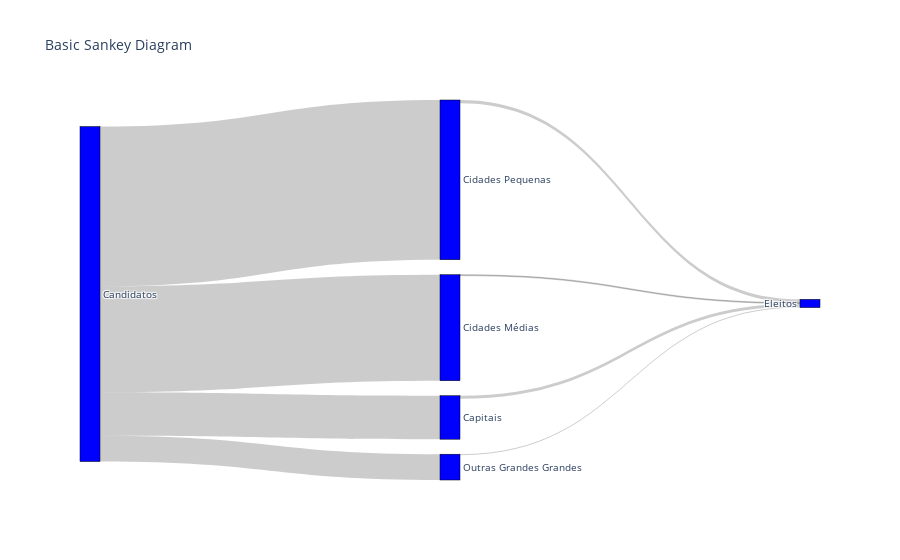

Notebook source saved alongside this figure:
### Code cell
fig = go.Figure(data=[go.Sankey(
    node = dict(
      pad = 15,
      thickness = 20,
      line = dict(color = "black", width = 0.5),
      label = ["Candidatos", "Capitais", "Outras Grandes Grandes", "Cidades Médias", "Cidades Pequenas",
               "Eleitos"],
      color = "blue"
    ),
    link = dict(
      source = [0, 0, 0, 0, 1, 2, 3, 4],
      target = [1, 2, 3, 4, 5, 5, 5, 5],
      value = [433, 257, 1056, 1591, 30, 10, 9, 33]
  ))])

fig.update_layout(title_text="Basic Sankey Diagram", font_size=10)
fig.show()

### Figure 1 — Plotly figure (JSON) as saved in the notebook; plotly's stock layout.template omitted (floating-point values rounded to 4 significant figures)
{"data": [{"link": {"source": [0, 0, 0, 0, 1, 2, 3, 4], "target": [1, 2, 3, 4, 5, 5, 5, 5], "value": [433, 257, 1056, 1591, 30, 10, 9, 33]}, "node": {"color": "blue", "label": ["Candidatos", "Capitais", "Outras Grandes Grandes", "Cidades Médias", "Cidades Pequenas", "Eleitos"], "line": {"color": "black", "width": 0.5}, "pad": 15, "thickness": 20}, "type": "sankey"}], "layout": {"font": {"size": 10}, "title": {"text": "Basic Sankey Diagram"}}}
